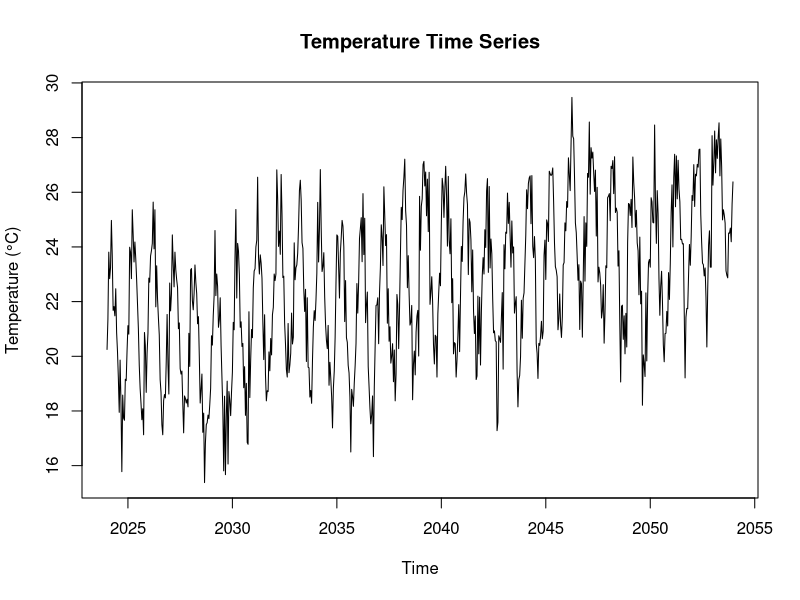

Source code (R): (Note: this script raises an error after producing the figure.)
# Workshop 08: Time Series Analysis
# This script demonstrates time series analysis techniques

# Install and load required libraries
# Install packages if not already installed
required_packages <- c("lubridate", "zoo", "ggplot2")
for (pkg in required_packages) {
  if (!require(pkg, character.only = TRUE, quietly = TRUE)) {
    cat("Installing", pkg, "package...\n")
    install.packages(pkg)
  }
}

# Load libraries
library(lubridate)
library(zoo)
library(ggplot2)

# ============================================================================
# Setup: Create Sample Time Series Data
# ============================================================================

cat("=== Creating Sample Time Series Data ===\n")

set.seed(123)
# Create hourly data for 30 days
start_date <- ymd_hms("2024-01-01 00:00:00")
timestamps <- seq(start_date, by = "1 hour", length.out = 720)  # 30 days * 24 hours

# Generate temperature with trend and seasonality
n <- length(timestamps)
trend <- seq(20, 25, length.out = n)
daily_seasonal <- 3 * sin(2 * pi * (1:n) / 24)  # Daily cycle
weekly_seasonal <- 1 * sin(2 * pi * (1:n) / 168)  # Weekly cycle
noise <- rnorm(n, 0, 1)
temperature <- trend + daily_seasonal + weekly_seasonal + noise

ts_df <- data.frame(
  timestamp = timestamps,
  temperature = round(temperature, 2),
  humidity = round(50 - 0.5 * (temperature - 22.5) + rnorm(n, 0, 3), 1)
)

cat("Time series data created:", nrow(ts_df), "rows\n")
cat("Date range:", as.character(min(ts_df$timestamp)), "to", 
    as.character(max(ts_df$timestamp)), "\n")

# ============================================================================
# 1. Working with Dates and Times
# ============================================================================

cat("\n=== Working with Dates and Times ===\n")

# Parse dates
date1 <- as.Date("2024-01-15")
date2 <- ymd("2024-01-15")
cat("Date parsed:", as.character(date2), "\n")

# Parse date-time
datetime1 <- ymd_hms("2024-01-15 14:30:00")
cat("DateTime parsed:", as.character(datetime1), "\n")

# Extract components
cat("\nDate components:\n")
cat("Year:", year(date2), "\n")
cat("Month:", month(date2), "\n")
cat("Day:", day(date2), "\n")
cat("Hour:", hour(datetime1), "\n")
cat("Minute:", minute(datetime1), "\n")
cat("Day of week:", wday(date2, label = TRUE), "\n")

# Add date components to data frame
ts_df$year <- year(ts_df$timestamp)
ts_df$month <- month(ts_df$timestamp)
ts_df$day <- day(ts_df$timestamp)
ts_df$hour <- hour(ts_df$timestamp)
ts_df$day_of_week <- wday(ts_df$timestamp, label = TRUE)

cat("\nDate components added to data frame\n")
cat("First few rows:\n")
print(head(ts_df[, c("timestamp", "year", "month", "day", "hour", "day_of_week")], 5))

# ============================================================================
# 2. Creating Time Series Objects
# ============================================================================

cat("\n=== Creating Time Series Objects ===\n")

# Create time series from vector (hourly data, frequency = 24)
ts_data <- ts(ts_df$temperature, start = c(2024, 1), frequency = 24)
cat("Time series object created\n")
cat("Frequency:", frequency(ts_data), "\n")
cat("Start:", start(ts_data), "\n")
cat("End:", end(ts_data), "\n")

# Using zoo package
zoo_data <- zoo(ts_df$temperature, ts_df$timestamp)
cat("\nZoo object created:", length(zoo_data), "observations\n")

# Using xts (if available)
if (require(xts, quietly = TRUE)) {
  library(xts)
  xts_data <- xts(ts_df$temperature, ts_df$timestamp)
  cat("XTS object created:", length(xts_data), "observations\n")
} else {
  cat("xts package not installed (optional)\n")
}

# ============================================================================
# 3. Time Series Visualization
# ============================================================================

cat("\n=== Time Series Visualization ===\n")

# Basic time series plot
cat("Creating basic time series plot...\n")
plot(ts_data, main = "Temperature Time Series", ylab = "Temperature (°C)")

# Using ggplot2
p1 <- ggplot(ts_df[1:168, ], aes(x = timestamp, y = temperature)) +  # First week
  geom_line(color = "steelblue", size = 1) +
  labs(title = "Temperature Over Time (First Week)",
       x = "Time",
       y = "Temperature (°C)") +
  theme_minimal()
cat("ggplot2 time series plot created\n")

# Multiple time series (if we had multiple devices)
# This is a placeholder for demonstration
cat("Multiple time series visualization code demonstrated\n")

# ============================================================================
# 4. Trend Analysis
# ============================================================================

cat("\n=== Trend Analysis ===\n")

# Simple moving average
ma_7 <- rollmean(ts_df$temperature, k = 7, align = "right", fill = NA)
ma_24 <- rollmean(ts_df$temperature, k = 24, align = "right", fill = NA)

cat("Moving averages calculated:\n")
cat("7-hour MA:", round(mean(ma_7, na.rm = TRUE), 2), "\n")
cat("24-hour MA:", round(mean(ma_24, na.rm = TRUE), 2), "\n")

# Linear trend
time_index <- 1:length(ts_df$temperature)
trend_model <- lm(temperature ~ time_index, data = ts_df)
trend_line <- predict(trend_model)

cat("\nLinear trend model:\n")
cat("Slope:", round(coef(trend_model)[2], 4), "\n")
cat("R-squared:", round(summary(trend_model)$r.squared, 3), "\n")

# Detrending
detrended <- ts_df$temperature - trend_line
cat("\nDetrended data mean:", round(mean(detrended), 2), "\n")

# Plot with trend
cat("Trend analysis plots created\n")

# ============================================================================
# 5. Seasonal Decomposition
# ============================================================================

cat("\n=== Seasonal Decomposition ===\n")

# Create time series object for decomposition
ts_object <- ts(ts_df$temperature, frequency = 24)  # Hourly data

# Decompose
decomp <- decompose(ts_object)
cat("Time series decomposed into components:\n")
cat("Trend range:", round(range(decomp$trend, na.rm = TRUE), 2), "\n")
cat("Seasonal range:", round(range(decomp$seasonal, na.rm = TRUE), 2), "\n")
cat("Random range:", round(range(decomp$random, na.rm = TRUE), 2), "\n")

# STL decomposition (more robust)
if (require(stats, quietly = TRUE)) {
  stl_decomp <- stl(ts_object, s.window = "periodic")
  cat("\nSTL decomposition completed\n")
  
  # Extract components
  trend_comp <- stl_decomp$time.series[, "trend"]
  seasonal_comp <- stl_decomp$time.series[, "seasonal"]
  remainder_comp <- stl_decomp$time.series[, "remainder"]
  
  cat("STL components extracted\n")
}

# ============================================================================
# 6. Time Series Aggregation
# ============================================================================

cat("\n=== Time Series Aggregation ===\n")

# Daily aggregation
ts_df$date <- date(ts_df$timestamp)
daily_avg <- aggregate(temperature ~ date, data = ts_df, FUN = mean)
cat("Daily averages calculated:", nrow(daily_avg), "days\n")
cat("First 5 daily averages:\n")
print(head(daily_avg, 5))

# Hourly averages (across all days)
hourly_avg <- aggregate(temperature ~ hour, data = ts_df, FUN = mean)
cat("\nHourly averages (across all days):\n")
print(head(hourly_avg, 5))

# Using dplyr for aggregation
if (require(dplyr, quietly = TRUE)) {
  library(dplyr)
  
  monthly_avg <- ts_df %>%
    mutate(month = floor_date(timestamp, "month")) %>%
    group_by(month) %>%
    summarize(avg_temp = mean(temperature), .groups = "drop")
  
  cat("\nMonthly averages:\n")
  print(monthly_avg)
}

# Using xts for aggregation (if available)
if (require(xts, quietly = TRUE)) {
  xts_data <- xts(ts_df$temperature, ts_df$timestamp)
  daily_xts <- apply.daily(xts_data, mean)
  cat("\nDaily aggregation using xts:", length(daily_xts), "days\n")
}

# ============================================================================
# 7. Lag Analysis
# ============================================================================

cat("\n=== Lag Analysis ===\n")

# Create lagged variables
lag1 <- c(NA, ts_df$temperature[-length(ts_df$temperature)])
lag2 <- c(NA, NA, ts_df$temperature[-(length(ts_df$temperature)-1):length(ts_df$temperature)])

cat("Lagged variables created\n")
cat("Correlation with lag 1:", round(cor(ts_df$temperature, lag1, use = "complete.obs"), 3), "\n")
cat("Correlation with lag 2:", round(cor(ts_df$temperature, lag2, use = "complete.obs"), 3), "\n")

# Autocorrelation
if (require(stats, quietly = TRUE)) {
  acf_result <- acf(ts_df$temperature, lag.max = 48, plot = FALSE)
  cat("\nAutocorrelation at lag 1:", round(acf_result$acf[2], 3), "\n")
  cat("Autocorrelation at lag 24:", round(acf_result$acf[25], 3), "\n")
  cat("ACF plot created\n")
}

# ============================================================================
# 8. Basic Forecasting
# ============================================================================

cat("\n=== Basic Forecasting ===\n")

# Simple exponential smoothing
if (require(forecast, quietly = TRUE)) {
  library(forecast)
  
  # Use first 600 observations for training
  train_data <- ts(ts_df$temperature[1:600], frequency = 24)
  
  # Simple exponential smoothing
  ses_model <- ses(train_data, h = 24)
  cat("Simple exponential smoothing forecast created\n")
  cat("Forecast for next 24 hours:\n")
  print(round(ses_model$mean[1:5], 2))
  
  # Holt-Winters
  hw_model <- hw(train_data, seasonal = "additive", h = 24)
  cat("\nHolt-Winters forecast created\n")
  
  # ARIMA model
  arima_model <- auto.arima(train_data)
  forecast_result <- forecast(arima_model, h = 24)
  cat("\nARIMA forecast created\n")
  cat("ARIMA model:", arima_model$arma, "\n")
  
} else {
  cat("forecast package not installed (optional)\n")
  cat("Install with: install.packages('forecast')\n")
}

# ============================================================================
# Exercise Solutions
# ============================================================================

cat("\n=== Exercise 1: Date Handling ===\n")
# Create hourly timestamps for one week
week_start <- ymd_hms("2024-01-01 00:00:00")
week_timestamps <- seq(week_start, by = "1 hour", length.out = 168)  # 7 days * 24 hours

exercise1_df <- data.frame(
  timestamp = week_timestamps,
  day_of_week = wday(week_timestamps, label = TRUE),
  hour = hour(week_timestamps)
)

cat("One week of hourly timestamps created:\n")
print(head(exercise1_df, 10))

cat("\n=== Exercise 2: Time Series Creation ===\n")
# Create time series for demonstration
ts_exercise <- ts(ts_df$temperature, frequency = 24)
cat("Time series object created\n")
cat("Frequency:", frequency(ts_exercise), "\n")
cat("Length:", length(ts_exercise), "\n")

cat("\n=== Exercise 3: Trend Analysis ===\n")
# Calculate moving averages
ma_7_ex <- rollmean(ts_df$temperature, k = 7, align = "right", fill = NA)
ma_24_ex <- rollmean(ts_df$temperature, k = 24, align = "right", fill = NA)

# Fit linear trend
trend_model_ex <- lm(temperature ~ time_index, data = ts_df)
trend_line_ex <- predict(trend_model_ex)

cat("7-hour MA mean:", round(mean(ma_7_ex, na.rm = TRUE), 2), "\n")
cat("24-hour MA mean:", round(mean(ma_24_ex, na.rm = TRUE), 2), "\n")
cat("Linear trend slope:", round(coef(trend_model_ex)[2], 4), "\n")

cat("\n=== Exercise 4: Seasonal Decomposition ===\n")
decomp_ex <- decompose(ts_object)
cat("Decomposition completed\n")
cat("Trend component range:", round(range(decomp_ex$trend, na.rm = TRUE), 2), "\n")
cat("Seasonal component range:", round(range(decomp_ex$seasonal, na.rm = TRUE), 2), "\n")
cat("Random component range:", round(range(decomp_ex$random, na.rm = TRUE), 2), "\n")

# Identify dominant pattern
seasonal_strength <- var(decomp_ex$seasonal, na.rm = TRUE) / 
                     var(decomp_ex$trend + decomp_ex$seasonal, na.rm = TRUE)
cat("Seasonal strength:", round(seasonal_strength, 3), "\n")

cat("\n=== Summary ===\n")
cat("Time series analysis completed successfully!\n")
cat("Key techniques demonstrated:\n")
cat("- Date/time handling with lubridate\n")
cat("- Time series object creation\n")
cat("- Trend analysis\n")
cat("- Seasonal decomposition\n")
cat("- Time series aggregation\n")
cat("- Lag analysis\n")
